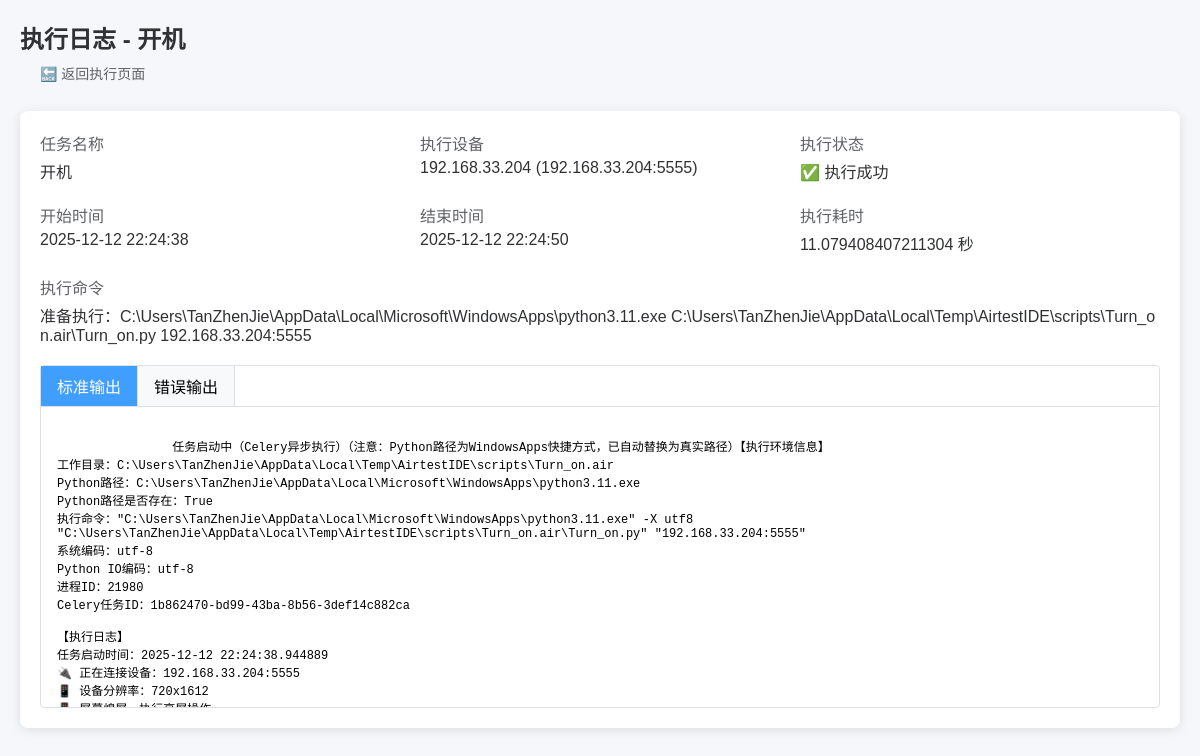
The app's page /script/log/62/ with its own data.
### script_center/models.py (models this page shows, shortened)
class TaskExecutionLog(models.Model):
    EXEC_STATUS = (
        ("running", "执行中"),
        ("success", "执行成功"),
        ("failed", "执行失败"),
        ("timeout", "执行超时"),
        ("error", "执行异常"),
    )
    task = models.ForeignKey(ScriptTask, on_delete=models.CASCADE, verbose_name="关联任务")
    device = models.ForeignKey(ADBDevice, on_delete=models.CASCADE, verbose_name="执行设备")
    exec_status = models.CharField("执行状态", max_length=20, choices=EXEC_STATUS, default="running")
    exec_command = models.TextField("执行命令", blank=True, default='')  # 修复默认值
    stdout = models.TextField("标准输出", blank=True, default='')       # 核心修复：默认空字符串，去掉null=True
    stderr = models.TextField("错误输出", blank=True, default='')       # 核心修复：默认空字符串，去掉null=True
    start_time = models.DateTimeField("开始时间", default=timezone.now)
    end_time = models.DateTimeField("结束时间", blank=True, null=True)
    exec_duration = models.FloatField("执行耗时(秒)", blank=True, null=True)
    class Meta:
        verbose_name = "执行日志"
        verbose_name_plural = "执行日志管理"
        ordering = ["-start_time"]

class ScriptTask(models.Model):
    TASK_STATUS = (
        ("draft", "草稿"),
        ("active", "已激活"),
        ("disabled", "已禁用"),
    )
    task_name = models.CharField("任务名称", max_length=100, unique=True, help_text="如：自动化测试任务1")
    task_desc = models.TextField("任务描述", blank=True, null=True, help_text="任务详细说明")
    python_path = models.CharField("Python解释器路径", max_length=500,
                                  default=r"C:\Users\TanZhenJie\AppData\Local\Microsoft\WindowsApps\python3.11.exe",
                                  help_text="Python.exe的完整路径")
    script_path = models.CharField("脚本文件路径", max_length=500,
                                  help_text="如：C:\\test\\test4.py（指向.py文件）")
    airtest_mode = models.BooleanField("是否使用Airtest模式", default=False,
                                      help_text="勾选则用airtest run方式执行")
    log_path = models.CharField("日志保存路径", max_length=500, blank=True, null=True,
                               default="./logs", help_text="脚本执行日志保存路径")
    status = models.CharField("任务状态", max_length=20, choices=TASK_STATUS, default="active")
    create_time = models.DateTimeField("创建时间", default=timezone.now)
    update_time = models.DateTimeField("更新时间", auto_now=True)
    class Meta:
        verbose_name = "脚本任务"
        verbose_name_plural = "脚本任务管理"
        ordering = ["-create_time"]

### adb_manager/models.py (models this page shows, shortened)
class ADBDevice(BaseModel):
    device_name = models.CharField(
        "设备名称",
        max_length=50,
        help_text="如：游戏手机1"
    )
    device_ip = models.GenericIPAddressField(
        "设备IP",
        blank=True,
        null=True,
        help_text="局域网IP（序列号连接时可不填），如192.168.3.100"
    )
    device_port = models.IntegerField(
        "ADB端口",
        default=5555,
        blank=True,
        null=True,
        help_text="默认5555（序列号连接时可不填）"
    )
    device_serial = models.CharField(
        "设备序列号",
        max_length=100,
        blank=True,
        null=True,
        help_text="ADB设备序列号（优先使用），如10AF5E1AKU003NR或192.168.3.100:5555"
    )
    is_active = models.BooleanField("是否启用监控", default=True)
    user = models.ForeignKey(
        CustomUser,
        on_delete=models.SET_NULL,
        null=True,
        blank=True,
        verbose_name="关联用户",
        help_text="绑定该设备的用户（为空则所有用户可操作）"
    )
    class Meta:
        verbose_name = "ADB设备"
        verbose_name_plural = "ADB设备管理"
        unique_together = ("device_ip", "device_port")
    @property
    def adb_connect_str(self):
        if self.device_serial and self.device_serial.strip():
            return self.device_serial.strip()
        if self.device_ip and self.device_port:
            return f"{self.device_ip}:{self.device_port}"
        return ""  # 修复：返回空字符串而非None

### script_center/views.py (the view)
# urls.py: path("log/<int:log_id>/", views.LogDetailView.as_view(), name="log_detail"),
class LogDetailView(View):
    def get(self, request, log_id):
        log = get_object_or_404(TaskExecutionLog, id=log_id)
        if log.exec_duration:
            log.exec_duration_str = f"{log.exec_duration:.2f}秒"
        else:
            log.exec_duration_str = "未知"
        context = {
            "page_title": f"执行日志 - {log.task.task_name}",
            "log": log
        }
        return render(request, "script_center/log_detail.html", context)

### script_center/templates/script_center/log_detail.html (shortened to what this page needs)
{% load static %}
<!DOCTYPE html>
<html lang="zh-CN">
<head>
</head>
<body>
    <div class="header">
        <h1>{{ page_title }}</h1>
        <div>
            <a href="{% url 'script_center:execute_task' %}" class="btn btn-default">🔙 返回执行页面</a>
        </div>
    </div>
    <div class="card">
        <div class="info-row">
            <div class="info-item">
                <label>任务名称</label>
                <span>{{ log.task.task_name }}</span>
            </div>
            <div class="info-item">
                <label>执行设备</label>
                <span>{{ log.device.device_name }} ({{ log.device.adb_connect_str }})</span>
            </div>
            <div class="info-item">
                <label>执行状态</label>
                <span>
                    {% if log.exec_status == 'running' %}
                        <span class="status-running">🔄 执行中</span>
                    {% elif log.exec_status == 'success' %}
                        <span class="status-success">✅ 执行成功</span>
                    {% elif log.exec_status == 'failed' %}
                        <span class="status-failed">❌ 执行失败</span>
                    {% elif log.exec_status == 'timeout' %}
                        <span class="status-timeout">⏰ 执行超时</span>
                    {% else %}
                        <span class="status-error">💥 执行异常</span>
                    {% endif %}
                </span>
            </div>
        </div>
        <div class="info-row">
            <div class="info-item">
                <label>开始时间</label>
                <span>{{ log.start_time|date:"Y-m-d H:i:s" }}</span>
            </div>
            <div class="info-item">
                <label>结束时间</label>
                <span>{{ log.end_time|date:"Y-m-d H:i:s"|default:"执行中..." }}</span>
            </div>
            <div class="info-item">
                <label>执行耗时</label>
                <span>{{ log.exec_duration|default:"-" }} 秒</span>
            </div>
        </div>
        <div class="info-item">
            <label>执行命令</label>
            <span style="word-break: break-all;">{{ log.exec_command|default:"-" }}</span>
        </div>
        <div class="log-content">
            <div class="log-tab">
                <div class="log-tab-item active" onclick="showLog('stdout')">标准输出</div>
                <div class="log-tab-item" onclick="showLog('stderr')">错误输出</div>
            </div>
            <div id="stdout-content" class="log-tab-content">
                {{ log.stdout|default:"暂无输出" }}
            </div>
        </div>
    </div>
</body>
</html>

### script_center/templates/script_center/log_detail.html (style rules this page uses)
* { margin: 0; padding: 0; box-sizing: border-box; }
body { padding: 20px; background-color: #f5f7fa; font-family: "Microsoft YaHei", sans-serif; }
.header { margin-bottom: 20px; }
.header h1 { color: #303133; font-size: 24px; }
.btn { padding: 8px 16px; border: none; border-radius: 4px; cursor: pointer; font-size: 14px; text-decoration: none; display: inline-block; margin: 0 4px; }
.btn-default { background-color: #f5f7fa; color: #606266; }
.card { background-color: #fff; border-radius: 8px; box-shadow: 0 2px 12px 0 rgba(0, 0, 0, 0.1); padding: 20px; margin-bottom: 20px; }
.info-row { display: flex; flex-wrap: wrap; gap: 20px; margin-bottom: 20px; }
.info-item { flex: 1; min-width: 200px; }
.info-item label { font-weight: 500; color: #606266; display: block; margin-bottom: 4px; }
.info-item span { color: #303133; }
.status-success { color: #67c23a; }
.log-content { margin-top: 20px; border: 1px solid #dcdfe6; border-radius: 4px; }
.log-tab { display: flex; border-bottom: 1px solid #dcdfe6; }
.log-tab-item { padding: 8px 16px; cursor: pointer; border-right: 1px solid #dcdfe6; background-color: #f8f9fa; }
.log-tab-item.active { background-color: #409eff; color: #fff; }
.log-tab-content { padding: 16px; height: 300px; overflow-y: auto; font-family: Consolas, monospace; font-size: 12px; white-space: pre-wrap; }

### records on screen
TaskExecutionLog: task.task_name "开机", device.device_name "192.168.33.204", device.adb_connect_str "192.168.33.204:5555", start_time "2025-12-12 22:24:38", end_time "2025-12-12 22:24:50", exec_duration "11.079408407211304", exec_command "准备执行：C:\\Users\\TanZhenJie\\AppData\\Local\\Microsoft\\WindowsApps\\python3.11.exe C:\\Users\\TanZhenJie\\AppData\\Local\\Temp\\AirtestIDE\\scripts\\Turn_on.air\\Turn_on.py 192.168.33.204:5555", stdout "任务启动中（Celery异步执行）（注意：Python路径为WindowsApps快捷方式，已自动替换为真实路径）【执行环境信息】 工作目录：C:\\Users\\TanZhenJie\\AppData\\Local\\Temp\\AirtestIDE\\scripts\\Turn_on.air Python路径：C:\\Users\\TanZhenJie\\AppData\\Local\\Microsoft\\WindowsApps\\python3.11.exe Python路径是否存在：True 执行命令：\"C:\\Users\\TanZhenJie\\AppData\\Local\\Microsoft\\WindowsApps\\python3.11.exe\" -X utf8 \"C:\\Users\\TanZhenJie\\AppData\\Local\\Temp\\AirtestIDE\\scripts\\Turn_on.air\\Turn_on.py\" \"192.168.33.204:5555\" 系统编码：utf-8 Python IO编码：utf-8 进程ID：21980 Celery任务ID：1b862470-bd99-43ba-8b56-3def14c882ca 【执行日志】 任务启动时间：2025-12-12 22:24:38.944889 🔌 正在连接设备：192.168.33.204:5555 📱 设备分辨率：720x1612…"

### other values on screen
{{ page_title }} "执行日志 - 开机"
